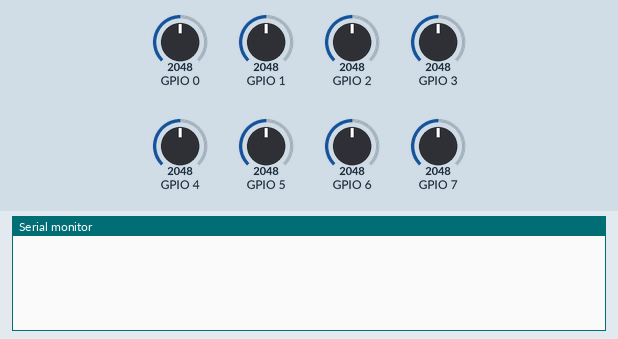
Simulated run of this sketch. Board: ESP32. Parts: the last lines printed to the serial monitor. The inputs (shaded band) are chosen by the test bench; at power-on: GPIO 0 = 2048, GPIO 1 = 2048, GPIO 2 = 2048, GPIO 3 = 2048, GPIO 4 = 2048, GPIO 5 = 2048, GPIO 6 = 2048, GPIO 7 = 2048.

Above: at 1.2 s.
1.3 s: GPIO 0 set to 2866
At 2.9 s:
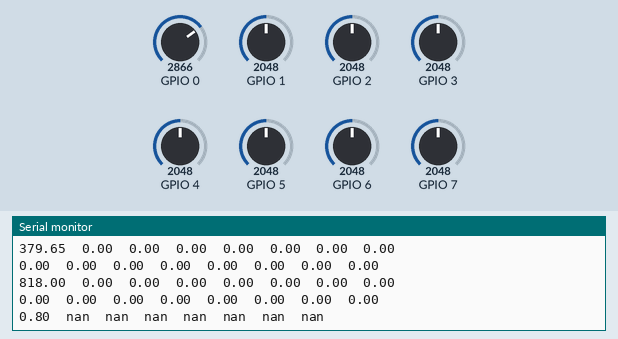
3.3 s: GPIO 1 set to 2866
At 4.5 s:
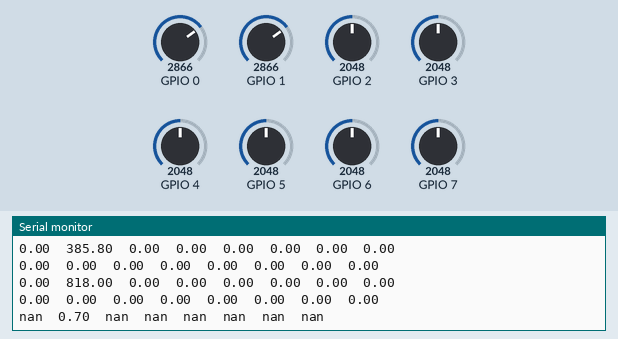
6.3 s: GPIO 2 set to 2866
At 9.0 s:
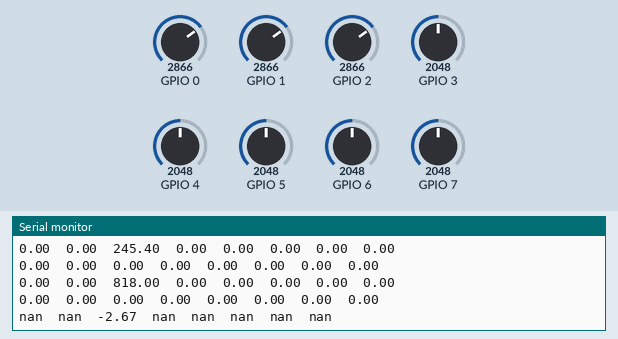
9.3 s: GPIO 3 set to 2866
At 10.8 s:
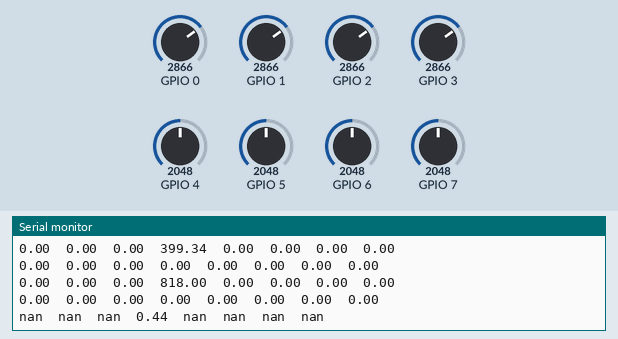
11.5 s: GPIO 4 set to 2866
At 12.4 s:
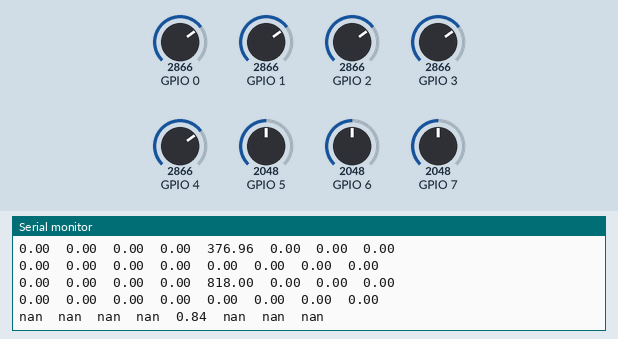
13.6 s: GPIO 5 set to 2866
At 15.4 s:
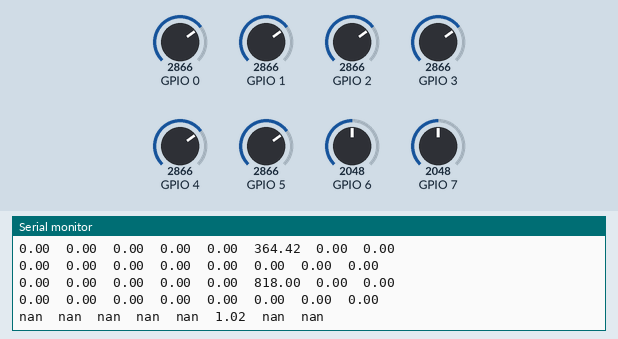
Timing chart, 0 to 16.6 s (numbered marks = the images above; inputs shaded):
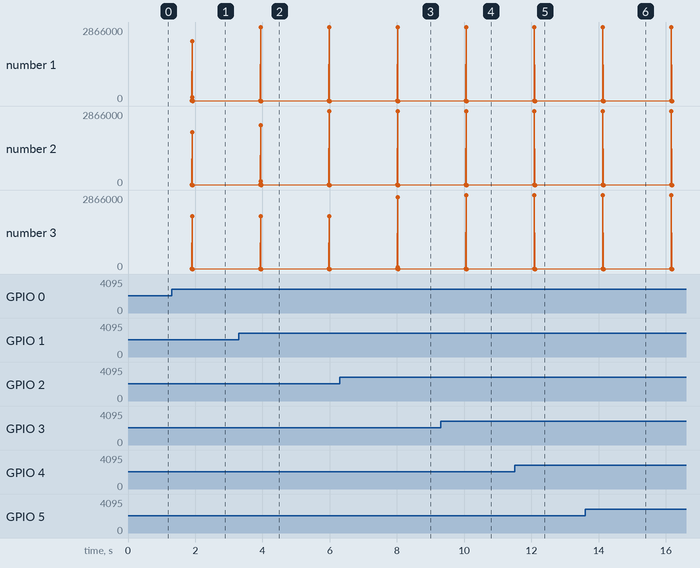

Measured:
- after the input at 1.3 s, the serial monitor: prints a new line after 0.60 s (image 1)
- after the input at 3.3 s, the serial monitor: prints a new line after 0.63 s (image 2)
- after the input at 6.3 s, the serial monitor: prints a new line after 1.7 s (image 3)
- after the input at 9.3 s, the serial monitor: prints a new line after 0.74 s (image 4)
- after the input at 11.5 s, the serial monitor: prints a new line after 0.58 s (image 5)
- after the input at 13.6 s, the serial monitor: prints a new line after 0.52 s (image 6)

The sketch:

esp32_feature_extraction.ino
```cpp
#include "feature_extraction.h"

#define NUM_CHANNELS 8
#define NUM_SAMPLES 1000
#define NUM_FEATURES 10

float emg_data[NUM_CHANNELS][NUM_SAMPLES];

void setup() {
  // put your setup code here, to run once:
  Serial.begin(115200);
}

void loop() {
  // put your main code here, to run repeatedly:
  readAnalogEMG();
  float feature_matrix[NUM_FEATURES][NUM_CHANNELS];

   for (int channel = 0; channel < NUM_CHANNELS; channel++) {
    feature_matrix[0][channel] = rms(emg_data[channel], NUM_SAMPLES);
    feature_matrix[1][channel] = mav(emg_data[channel], NUM_SAMPLES);
    feature_matrix[2][channel] = median_av(emg_data[channel], NUM_SAMPLES);
    feature_matrix[3][channel] = iemg(emg_data[channel], NUM_SAMPLES);
    feature_matrix[4][channel] = variance(emg_data[channel], NUM_SAMPLES);
    feature_matrix[5][channel] = std_dev(emg_data[channel], NUM_SAMPLES);
    feature_matrix[6][channel] = zero_crossing(emg_data[channel], NUM_SAMPLES);
    feature_matrix[7][channel] = waveform_length(emg_data[channel], NUM_SAMPLES);
    feature_matrix[8][channel] = slope_sign_changes(emg_data[channel], NUM_SAMPLES);
    feature_matrix[9][channel] = skewness(emg_data[channel], NUM_SAMPLES);
  }

  // Printing the result matrix
  for (int feature = 0; feature < NUM_FEATURES; feature++) {
    String feature_row = "";
    for (int channel = 0; channel < NUM_CHANNELS; channel++) {
      feature_row += String(feature_matrix[feature][channel]) + "\t";
    }
    Serial.println(feature_row);
  }

  delay(100);

}

void readAnalogEMG() {
  for (int i =0; i < NUM_SAMPLES; i++) {
    for (int channel = 0; channel< NUM_CHANNELS; channel++) {
      emg_data[channel][i] = analogRead(channel);
    }
    delay(1);
  }
}
```

feature_extraction.cpp
```cpp
// feature_extraction.cpp
#include "feature_extraction.h"
#include <cmath>
#include <algorithm>
#include <numeric>


// TIME DOMAIN FEATURES


double rms(const float input_emg[], int length) {
    double sum = 0.0;
    for (int i = 0; i < length; i++) {
        sum += input_emg[i] * input_emg[i];
    }
    return sqrt(sum / length);
}


double mav(const float input_emg[], int length) {
    double sum = 0.0;
    for (int i = 0; i < length; i++) {
        sum += fabs(input_emg[i]); // Use fabs for floating-point numbers
    }
    return sum / length;
}

double median_av(const float input_emg[], int length) {
    float abs_values[length];
    for(int i = 0; i < length; i++) {
        abs_values[i] = fabs(input_emg[i]);
    }
    std::sort(abs_values, abs_values + length);
    if (length % 2 == 0) {
        return (abs_values[length/2 - 1] + abs_values[length/2]) / 2.0;
    } else {
        return abs_values[length/2];
    }
}


double iemg(const float input_emg[], int length) {
    return mav(input_emg, length) * length;
}


double variance(const float input_emg[], int length) {
    double mean = mav(input_emg, length);
    double sum = 0.0;
    for (int i = 0; i < length; i++) {
        double diff = input_emg[i] - mean;
        sum += diff * diff;
    }
    return sum / length;
}

double std_dev(const float input_emg[], int length) {
    return sqrt(variance(input_emg, length));
}

int zero_crossing(const float input_emg[], int length) {
    int count = 0;
    for (int i = 0; i < length - 1; i++) {
        if (input_emg[i] * input_emg[i + 1] < 0) count++;
    }
    return count;
}

double waveform_length(const float input_emg[], int length) {
    double sum = 0.0;
    for (int i = 0; i < length - 1; i++) {
        sum += fabs(input_emg[i + 1] - input_emg[i]);
    }
    return sum;
}


int slope_sign_changes(const float input_emg[], int length) {
    int count = 0;
    for (int i = 1; i < length - 1; i++) {
        if ((input_emg[i - 1] - input_emg[i]) * (input_emg[i] - input_emg[i + 1]) < 0) count++;
    }
    return count;
}

double skewness(const float input_emg[], int length, bool bias) {
    double sum = 0.0;
    for(int i = 0; i < length; i++) {
        sum += input_emg[i];
    }
    double mean = sum / length;
    double m3 = 0.0; // Third central moment
    double m2 = 0.0; // Second central moment (variance)

    for (int i = 0; i < length; i++) {
        double diff = input_emg[i] - mean;
        m3 += std::pow(diff, 3);
        m2 += std::pow(diff, 2);
    }

    m3 /= length; // Biased third central moment
    m2 /= length; // Biased second central moment (variance)

    double skewness;
    if (bias) {
        skewness = m3 / std::pow(m2, 1.5);
    } else {
        // Adjusted Fisher-Pearson standardized moment coefficient
        int n = length;
        skewness = std::sqrt(n * (n - 1)) / (n - 2) * m3 / std::pow(m2, 1.5);
    }

    return skewness;
}


// FREQUENCY DOMAIN FEATURES

// to do write the spectrogram and periodogram functions
```

feature_extraction.h
```cpp
// feature_extraction.h

// Containing all the functions to extract features in C++

#pragma once
#include <vector>

double rms(const float input_emg[], int length);
double mav(const float input_emg[], int length);
double median_av(const float input_emg[], int length);
double iemg(const float input_emg[], int length);
double variance(const float input_emg[], int length);
double std_dev(const float input_emg[], int length);
int zero_crossing(const float input_emg[], int length);
double waveform_length(const float input_emg[], int length);
int slope_sign_changes(const float input_emg[], int length);
double skewness(const float input_emg[], int length, bool bias = false);
```
